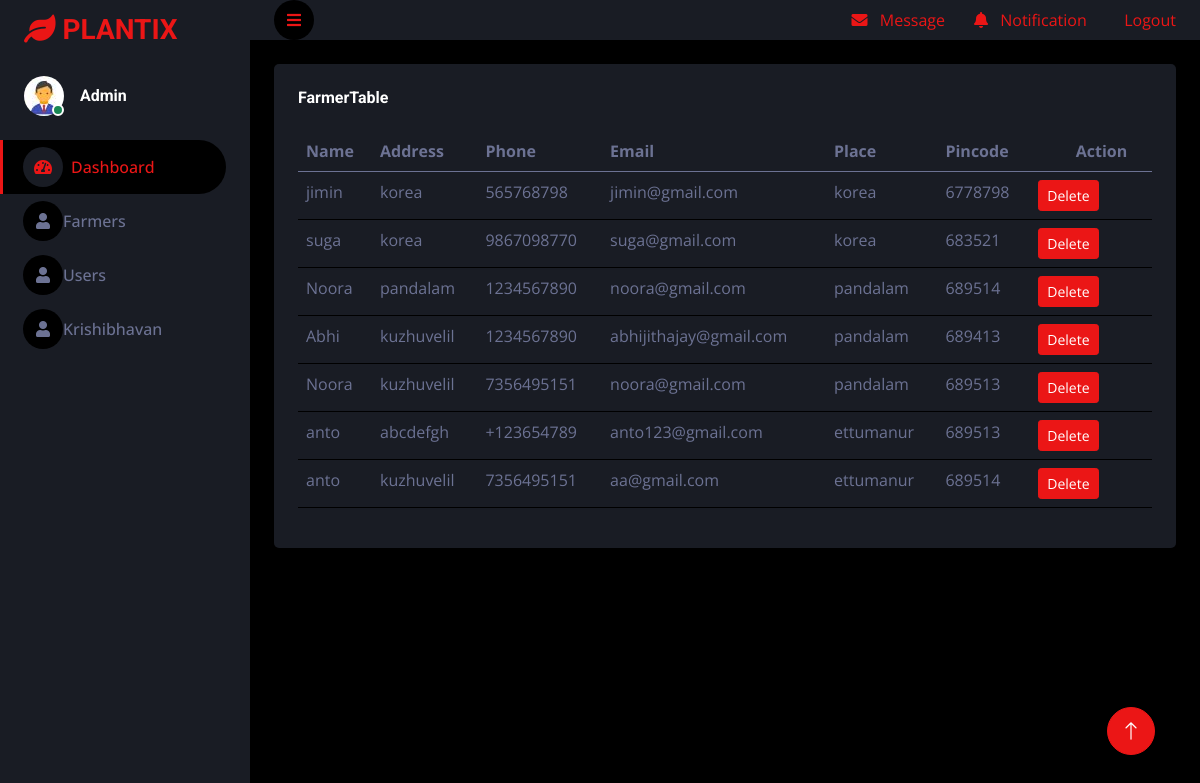
Page /admin_farmerview on the committed database.
### modules/models.py (models this page shows, shortened)
class farmerreg(models.Model):
    user_id = models.IntegerField(null=True)
    name=models.CharField(max_length=255)
    address=models.TextField()
    phone=models.CharField(max_length=12)
    email=models.EmailField(max_length=255)
    place=models.CharField(max_length=255)
    pincode=models.TextField()
    username=models.CharField(max_length=255)
    pass1=models.CharField(max_length=255)

### modules/views.py (the view)
# urls.py: path('admin_farmerview', views.farmerview,name='admin_farmerview'),
def farmerview(request):
    all=farmerreg.objects.all()
    return render(request,'farmerview.html',{'disp':all})

### modules/templates/farmerview.html (shortened to what this page needs)
<!DOCTYPE html>
<html lang="en">
    {% load static %}
<head>
    <link href="https://cdnjs.cloudflare.com/ajax/libs/font-awesome/5.10.0/css/all.min.css" rel="stylesheet">
    <link href="https://cdn.jsdelivr.net/npm/bootstrap-icons@1.4.1/font/bootstrap-icons.css" rel="stylesheet">
    <link href="{% static 'adminlib/owlcarousel/assets/owl.carousel.min.css' %}" rel="stylesheet">
    <link href="{% static 'adminlib/tempusdominus/css/tempusdominus-bootstrap-4.min.css' %}" rel="stylesheet" />
    <link href="{% static 'admincss/bootstrap.min.css' %}" rel="stylesheet">
    <link href="{% static 'admincss/style.css' %}" rel="stylesheet">
</head>
<body>
    <div class="container-fluid position-relative d-flex p-0">
        <div class="sidebar pe-4 pb-3">
            <nav class="navbar bg-secondary navbar-dark">
                <a href="" class="navbar-brand mx-4 mb-3">
                     <h3 class="text-primary"><i class="fa fa-leaf" aria-hidden="true"></i>&nbsp;PLANTIX</h3>
                </a>
                <div class="d-flex align-items-center ms-4 mb-4">
                    <div class="position-relative">
                        <img class="rounded-circle" src="{% static 'adminimg/a.jpg' %}" alt="" style="width: 40px; height: 40px;">
                        <div class="bg-success rounded-circle border border-2 border-white position-absolute end-0 bottom-0 p-1"></div>
                    </div>
                    <div class="ms-3">
                        <h6 class="mb-0">Admin</h6>
                    </div>
                </div>
                <div class="navbar-nav w-100">
                    <a href="/adminindex" class="nav-item nav-link active"><i class="fa fa-tachometer-alt me-2"></i>Dashboard</a>
                    <a href="/farmer" class="nav-item nav-link"><i class="fa fa-user" aria-hidden="true"></i></i>Farmers</a>
                    <a href="/user" class="nav-item nav-link"><i class="fa fa-user" aria-hidden="true"></i>Users</a>
                    <a href="/krishi" class="nav-item nav-link"><i class="fa fa-user" aria-hidden="true"></i>Krishibhavan</a>
                </div>
            </nav>
        </div>
        <div class="content">
            <nav class="navbar navbar-expand bg-secondary navbar-dark sticky-top px-4 py-0">
                <a href="#" class="sidebar-toggler flex-shrink-0">
                    <i class="fa fa-bars"></i>
                </a>
                <div class="navbar-nav align-items-center ms-auto">
                    <div>
                        <a href="#"  >
                            <i class="fa fa-envelope me-lg-2"></i>
                            <span class="d-none d-lg-inline-flex">Message</span>&nbsp;&nbsp;&nbsp;&nbsp;&nbsp;&nbsp;&nbsp;
                        </a>
                    </div>
                    <div class="nav-item dropdown">
                        <a href="#" >
                            <i class="fa fa-bell me-lg-2"></i>
                            <span class="d-none d-lg-inline-flex">Notification</span>&nbsp;&nbsp;&nbsp;&nbsp;&nbsp;&nbsp;&nbsp;&nbsp;
                        </a>
                    </div>
                    <div class="nav-item dropdown">
                        <a href="#"  >
                            <span class="d-none d-lg-inline-flex">Logout</span>
                        </a>
                    </div>
                </div>
            </nav>
            <div class="container-fluid pt-4 px-4">
                <div class="row g-4">
                    <div class="col-12">
                        <div class="bg-secondary rounded h-100 p-4">
                            <h6 class="mb-4">FarmerTable</h6>
                            <div class="table-responsive">
                                <table class="table">
                                    <thead>
                                        <tr>
                                            <th scope="col">Name</th>
                                                  <th scope="col">Address</th>
                                                  <th scope="col">Phone</th>
                                                  <th scope="col">Email</th>
                                                  <th scope="col">Place</th>
                                                  <th scope="col">Pincode</th>
                                                  <th scope="col">&nbsp;&nbsp;&nbsp;&nbsp; &nbsp;&nbsp;&nbsp;&nbsp;Action</th>
                                        </tr>
                                    </thead>
                                    <tbody>
                                        {%for modules in disp%}
                                        <tr>
                                            <td>
                                                {{modules.name}}
                                              </td>
                                              <td>
                                                {{modules.address}}
                                              </td>
                                              <td>
                                                {{modules.phone}}
                                              </td>
                                              <td>
                                                {{modules.email}}
                                              </td>
                                              <td>
                                                {{modules.place}}
                                              </td>
                                              <td>
                                                {{modules.pincode}}
                                              </td>
                                              <td><a class="btn btn-sm btn-primary" href="{%url 'farmerdelete' modules.id%}">Delete</a>
                                            </tr>
                                            {%endfor%}
                                    </tbody>
                                </table>
                            </div>
                        </div>
                    </div>
                </div>
            </div>
        </div>
        <a href="#" class="btn btn-lg btn-primary btn-lg-square back-to-top"><i class="bi bi-arrow-up"></i></a>
</body>
</html>

### modules/static/admincss/style.css (style rules this page uses)
:root { --primary: #EB1616; --secondary: #191C24; --light: #6C7293; --dark: #000000; }
.back-to-top { position: fixed; display: none; right: 45px; bottom: 45px; z-index: 99; }
.btn { transition: .5s; }
.btn-lg-square { width: 48px; height: 48px; }
.btn-square, .btn-sm-square, .btn-lg-square { padding: 0; display: inline-flex; align-items: center; justify-content: center; font-weight: normal; border-radius: 50px; }
.sidebar { position: fixed; top: 0; left: 0; bottom: 0; width: 250px; height: 100vh; overflow-y: auto; background: var(--secondary); transition: 0.5s; z-index: 999; }
.content { margin-left: 250px; min-height: 100vh; background: var(--dark); transition: 0.5s; }
@media (min-width: 992px) { .sidebar { margin-left: 0; } }
@media (min-width: 992px) { .content { width: calc(100% - 250px); } }
.sidebar .navbar .navbar-nav .nav-link { padding: 7px 20px; color: var(--light); font-weight: 500; border-left: 3px solid var(--secondary); border-radius: 0 30px 30px 0; outline: none; }
.sidebar .navbar .navbar-nav .nav-link:hover, .sidebar .navbar .navbar-nav .nav-link.active { color: var(--primary); background: var(--dark); border-color: var(--primary); }
.sidebar .navbar .navbar-nav .nav-link i { width: 40px; height: 40px; display: inline-flex; align-items: center; justify-content: center; background: var(--dark); border-radius: 40px; }
.sidebar .navbar .navbar-nav .nav-link:hover i, .sidebar .navbar .navbar-nav .nav-link.active i { background: var(--secondary); }
.content .navbar .sidebar-toggler, .content .navbar .navbar-nav .nav-link i { width: 40px; height: 40px; display: inline-flex; align-items: center; justify-content: center; background: var(--dark); border-radius: 40px; }

### rows in the picture
farmerreg: name "jimin", address "korea", phone "565768798", email "jimin@gmail.com", place "korea", pincode "6778798"
farmerreg: name "suga", address "korea", phone "9867098770", email "suga@gmail.com", place "korea", pincode "683521"
farmerreg: name "Noora", address "pandalam", phone "1234567890", email "noora@gmail.com", place "pandalam", pincode "689514"
farmerreg: name "Abhi", address "kuzhuvelil", phone "1234567890", email "abhijithajay@gmail.com", place "pandalam", pincode "689413"
farmerreg: name "Noora", address "kuzhuvelil", phone "7356495151", email "noora@gmail.com", place "pandalam", pincode "689513"
farmerreg: name "anto", address "abcdefgh", phone "+123654789", email "anto123@gmail.com", place "ettumanur", pincode "689513"
farmerreg: name "anto", address "kuzhuvelil", phone "7356495151", email "aa@gmail.com", place "ettumanur", pincode "689514"
